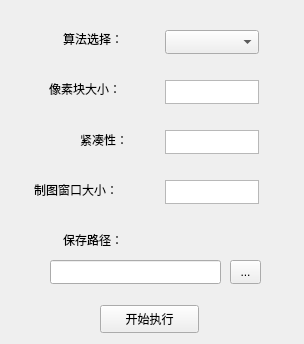
<?xml version="1.0" encoding="UTF-8"?>
<ui version="4.0">
 <class>ClassWindow</class>
 <widget class="QMainWindow" name="ClassWindow">
  <property name="geometry">
   <rect>
    <x>0</x>
    <y>0</y>
    <width>304</width>
    <height>344</height>
   </rect>
  </property>
  <property name="windowTitle">
   <string>地貌识别</string>
  </property>
  <widget class="QWidget" name="centralwidget">
   <widget class="QLabel" name="label1">
    <property name="geometry">
     <rect>
      <x>63</x>
      <y>30</y>
      <width>81</width>
      <height>18</height>
     </rect>
    </property>
    <property name="text">
     <string>算法选择：</string>
    </property>
   </widget>
   <widget class="QPushButton" name="process">
    <property name="geometry">
     <rect>
      <x>100</x>
      <y>305</y>
      <width>99</width>
      <height>28</height>
     </rect>
    </property>
    <property name="text">
     <string>开始执行</string>
    </property>
   </widget>
   <widget class="QComboBox" name="p1">
    <property name="geometry">
     <rect>
      <x>165</x>
      <y>30</y>
      <width>94</width>
      <height>24</height>
     </rect>
    </property>
   </widget>
   <widget class="QLabel" name="label2">
    <property name="geometry">
     <rect>
      <x>49</x>
      <y>80</y>
      <width>91</width>
      <height>18</height>
     </rect>
    </property>
    <property name="text">
     <string>像素块大小：</string>
    </property>
   </widget>
   <widget class="QTextEdit" name="p2">
    <property name="geometry">
     <rect>
      <x>165</x>
      <y>80</y>
      <width>94</width>
      <height>24</height>
     </rect>
    </property>
   </widget>
   <widget class="QLabel" name="label3">
    <property name="geometry">
     <rect>
      <x>80</x>
      <y>130</y>
      <width>71</width>
      <height>20</height>
     </rect>
    </property>
    <property name="text">
     <string>紧凑性：</string>
    </property>
   </widget>
   <widget class="QTextEdit" name="p3">
    <property name="geometry">
     <rect>
      <x>165</x>
      <y>130</y>
      <width>94</width>
      <height>24</height>
     </rect>
    </property>
   </widget>
   <widget class="QLabel" name="label4">
    <property name="geometry">
     <rect>
      <x>34</x>
      <y>180</y>
      <width>101</width>
      <height>20</height>
     </rect>
    </property>
    <property name="text">
     <string>制图窗口大小：</string>
    </property>
   </widget>
   <widget class="QTextEdit" name="p4">
    <property name="geometry">
     <rect>
      <x>165</x>
      <y>180</y>
      <width>94</width>
      <height>24</height>
     </rect>
    </property>
   </widget>
   <widget class="QLabel" name="label5">
    <property name="geometry">
     <rect>
      <x>63</x>
      <y>230</y>
      <width>71</width>
      <height>20</height>
     </rect>
    </property>
    <property name="text">
     <string>保存路径：</string>
    </property>
   </widget>
   <widget class="QLineEdit" name="lineEdit">
    <property name="geometry">
     <rect>
      <x>50</x>
      <y>260</y>
      <width>171</width>
      <height>24</height>
     </rect>
    </property>
   </widget>
   <widget class="QToolButton" name="toolButton">
    <property name="geometry">
     <rect>
      <x>230</x>
      <y>260</y>
      <width>31</width>
      <height>24</height>
     </rect>
    </property>
    <property name="text">
     <string>...</string>
    </property>
   </widget>
  </widget>
 </widget>
 <resources/>
 <connections/>
</ui>
